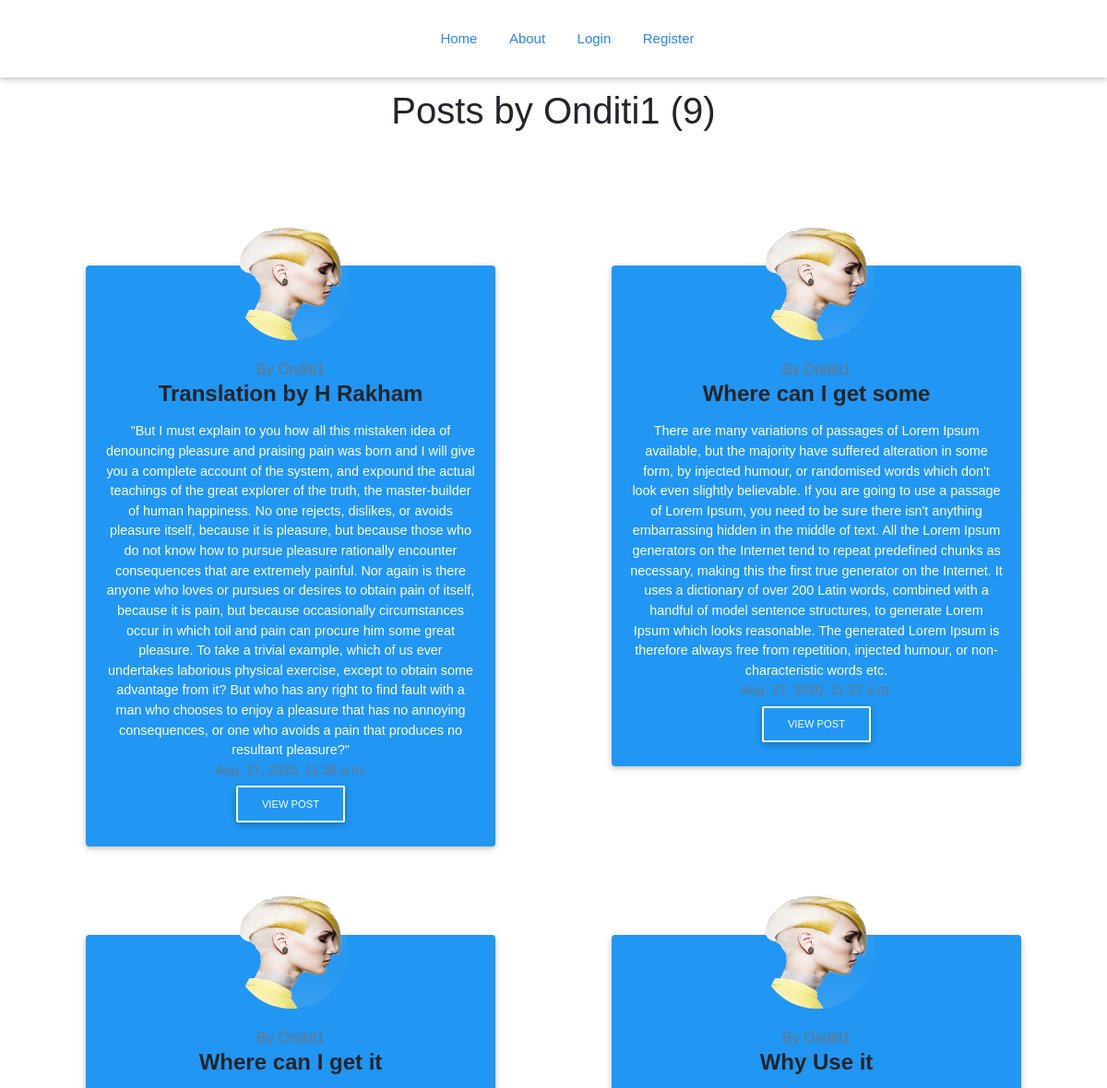
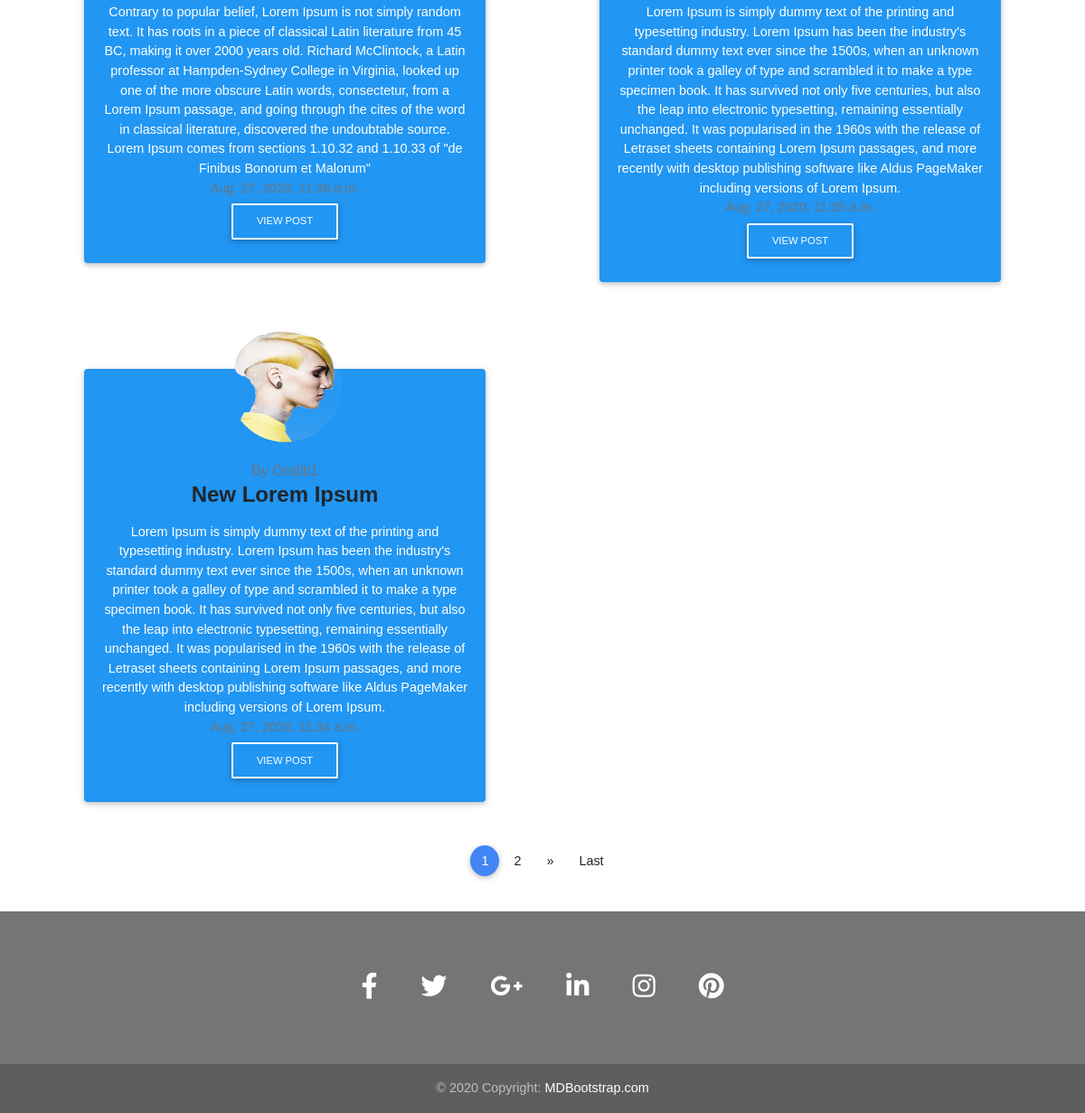
Screenshot of /user/Onditi1 with the database file from the repository (2 pictures, top to bottom).
### blog/models.py (models this page shows, shortened)
class Post(models.Model):
    title = models.CharField(max_length=100)
    content = models.TextField()
    date_posted = models.DateTimeField(default=timezone.now)
    author = models.ForeignKey(User, on_delete=models.CASCADE)

### users/models.py (models this page shows, shortened)
class Profile(models.Model):
    user = models.OneToOneField(User, on_delete=models.CASCADE)
    image = models.ImageField(default='default.jpg', upload_to='profile_pics')

### blog/views.py (the view)
# urls.py: path('user/<str:username>', UserPostListView.as_view(), name='user-posts'),
class UserPostListView(ListView):
    model = Post
    template_name = 'blog/user_posts.html'  # <app>/<model>_<viewtype>.html
    context_object_name = 'posts'
    paginate_by = 5
    def get_queryset(self):
        user = get_object_or_404(User, username=self.kwargs.get('username'))
        return Post.objects.filter(author=user).order_by('-date_posted')

### blog/templates/blog/user_posts.html (shortened to what this page needs)
{% extends "blog/base.html" %}
{% block content %}
    <div class="container text-center">
        <h1 class="pt-5 mt-5">Posts by {{ view.kwargs.username }} ({{ page_obj.paginator.count }})</h1>
        <div class="row pt-5 mt-5">
            {% for post in posts %}
                <div class="col-md-6">
                    <div class="card mt-5 m-5 blue darken">
                        <div class="avatar mx-auto" style="margin-top: -10%;">
                            <img src="{{ post.author.profile.image.url }}" class="rounded-circle" style="height: 125px; width: 125px" alt="Sample avatar image.">
                        </div>
                        <div class="card-body text-center">
                            <a class="text-muted" href="{% url 'user-posts' post.author.username %}" style="color: aliceblue;">By {{ post.author }}</a>
                            <h4 class="card-title font-weight-bold cyan-lighter-hover mb-3">{{ post.title }}</h4>
                            <p class="card-text white-text">{{ post.content }}</p>
                            <p class="card-text text-muted">{{ post.date_posted  }}</p>
                            <a href="{% url 'post-detail' post.id %}" class="btn btn-outline-white btn-md waves-effect">View Post</a>
                        </div>
                    </div>
                </div>
                {% endfor %}
        </div>
    </div>
    <nav aria-label="Page navigation example">
        <ul class="pagination pagination-circle pg-blue">
            {% if is_paginated %}
                {% for num in page_obj.paginator.page_range %}
                    {% if page_obj.number == num %}
                        <li class="page-item active"><a class="page-link" href="?page={{ num }}">{{ num }}</a></li>
                    {% elif num > page_obj.number|add:'-3' and num < page_obj.number|add:'3' %}
                        <li class="page-item"><a class="page-link" href="?page={{ num }}">{{ num }}</a></li>
                    {% endif %}
                {% endfor %}
                {% if page_obj.has_next %}
                    <li class="page-item">
                        <a class="page-link" aria-label="Next" href="?page={{ page_obj.next_page_number }}">
                        <span aria-hidden="true">&raquo;</span>
                        </a>
                    </li>
                    <li class="page-item"><a class="page-link" href="?page={{ page_obj.paginator.num_pages }}">Last</a></li>
                {% endif %}
            {% endif %}
        </ul>
    </nav>
{% endblock content %}

### blog/templates/blog/base.html (shortened to what this page needs)
{% load static %}
<!DOCTYPE html>
<html lang="en">
<head>
    </head>
    <link rel="stylesheet" href="https://use.fontawesome.com/releases/v5.11.2/css/all.css">
    <link rel="stylesheet" href="{% static 'blog/css/bootstrap.min.css' %}">
    <link rel="stylesheet" href="{% static 'blog/css/mdb.min.css' %}">
    <link rel="stylesheet" href="{% static 'blog/css/style.css' %}">
<body>
    <nav class="navbar">
        <div class="inner-width">
          <div class="navbar-menu">
            <a href="{% url 'blog-home' %}">Home</a>
            <a href="{% url 'blog-about' %}">About</a>
            {% if user.is_authenticated %}
                <a href="{% url 'post-create' %}">Create Post</a>
                <a href="{% url 'profile' %}">Profile</a>
                <a href="{% url 'logout' %}">Logout</a>
            {% else %}
                <a href="{% url 'login' %}">Login</a>
                <a href="{% url 'register' %}">Register</a>
            {% endif %}
         </div>
        </div>
    </nav>
    <div class="flex-center flex-column">
        {% block content %}
        {% endblock %}
    </div>
    <footer class="page-footer font-small grey darken-1">
        <div class="container">
            <div class="row">
                <div class="col-md-12 py-5">
                    <div class="mb-5 flex-center">
                        <a class="fb-ic">
                        <i class="fab fa-facebook-f fa-lg white-text mr-md-5 mr-3 fa-2x"> </i>
                        </a>
                        <a class="tw-ic">
                        <i class="fab fa-twitter fa-lg white-text mr-md-5 mr-3 fa-2x"> </i>
                        </a>
                        <a class="gplus-ic">
                        <i class="fab fa-google-plus-g fa-lg white-text mr-md-5 mr-3 fa-2x"> </i>
                        </a>
                        <a class="li-ic">
                        <i class="fab fa-linkedin-in fa-lg white-text mr-md-5 mr-3 fa-2x"> </i>
                        </a>
                        <a class="ins-ic">
                        <i class="fab fa-instagram fa-lg white-text mr-md-5 mr-3 fa-2x"> </i>
                        </a>
                        <a class="pin-ic">
                        <i class="fab fa-pinterest fa-lg white-text fa-2x"> </i>
                        </a>
                    </div>
                </div>
            </div>
        </div>
        <div class="footer-copyright text-center py-3">© 2020 Copyright:
            <a href="https://mdbootstrap.com/"> MDBootstrap.com</a>
        </div>
  </footer>
  </body>
</html>

### blog/static/blog/css/style.css (style rules this page uses)
* { text-decoration: none; font-family: "Ubuntu",sans-serif; box-sizing: border-box; }
.navbar { position: fixed; background-color: transparent; width: 100%; padding: 30px 0; top: 0; z-index: 999; transition: .3s linear; }
.inner-width { max-width: 1300px; margin: auto; padding: 0 40px; }
.navbar .inner-width { display: flex; align-items: center; justify-content: space-between; }
.navbar-menu a { color: #2b87dd; font-size: 15px; font-weight: 500; margin-left: 30px; transition: .2s linear; }

### rows the page displays
Post: author.profile.image (picture), title "Translation by H Rakham", content "\"But I must explain to you how all this mistaken idea of denouncing pleasure and praising pain was born and I will give you a complete account of the system, and expound the actual teachings of the great explorer of the truth, the master-builder of human happiness. No one rejects, dislikes, or avoids pleasure itself, because it is pleasure, but because those who do not know how to pursue pleasure rationally encounter consequences that are extremely painful. Nor again is there anyone who loves or pursues or desires to obtain pain of itself, because it is pain, but because occasionally circumstances occur in which toil and pain can procure him some great pleasure. To take a trivial example,…"
Post: author.profile.image (picture), title "Where can I get some", content "There are many variations of passages of Lorem Ipsum available, but the majority have suffered alteration in some form, by injected humour, or randomised words which don't look even slightly believable. If you are going to use a passage of Lorem Ipsum, you need to be sure there isn't anything embarrassing hidden in the middle of text. All the Lorem Ipsum generators on the Internet tend to repeat predefined chunks as necessary, making this the first true generator on the Internet. It uses a dictionary of over 200 Latin words, combined with a handful of model sentence structures, to generate Lorem Ipsum which looks reasonable. The generated Lorem Ipsum is therefore always free from…"
Post: author.profile.image (picture), title "Where can I get it", content "Contrary to popular belief, Lorem Ipsum is not simply random text. It has roots in a piece of classical Latin literature from 45 BC, making it over 2000 years old. Richard McClintock, a Latin professor at Hampden-Sydney College in Virginia, looked up one of the more obscure Latin words, consectetur, from a Lorem Ipsum passage, and going through the cites of the word in classical literature, discovered the undoubtable source. Lorem Ipsum comes from sections 1.10.32 and 1.10.33 of \"de Finibus Bonorum et Malorum\""
Post: author.profile.image (picture), title "Why Use it", content "Lorem Ipsum is simply dummy text of the printing and typesetting industry. Lorem Ipsum has been the industry's standard dummy text ever since the 1500s, when an unknown printer took a galley of type and scrambled it to make a type specimen book. It has survived not only five centuries, but also the leap into electronic typesetting, remaining essentially unchanged. It was popularised in the 1960s with the release of Letraset sheets containing Lorem Ipsum passages, and more recently with desktop publishing software like Aldus PageMaker including versions of Lorem Ipsum."
Post: author.profile.image (picture), title "New Lorem Ipsum", content "Lorem Ipsum is simply dummy text of the printing and typesetting industry. Lorem Ipsum has been the industry's standard dummy text ever since the 1500s, when an unknown printer took a galley of type and scrambled it to make a type specimen book. It has survived not only five centuries, but also the leap into electronic typesetting, remaining essentially unchanged. It was popularised in the 1960s with the release of Letraset sheets containing Lorem Ipsum passages, and more recently with desktop publishing software like Aldus PageMaker including versions of Lorem Ipsum."

### other values shown
{{ view.kwargs.username }} "Onditi1"
{{ page_obj.paginator.count }} "9"
{{ num }} "1"
{{ num }} "2"
